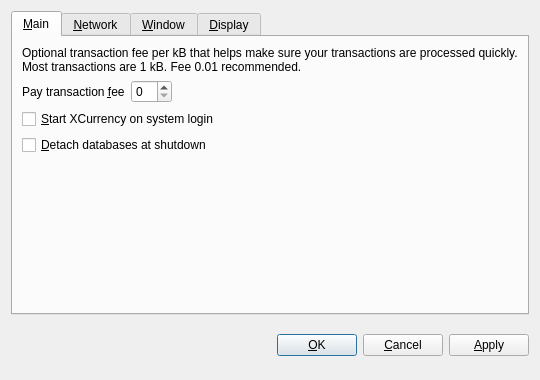
<?xml version="1.0" encoding="UTF-8"?>
<ui version="4.0">
 <class>OptionsDialog</class>
 <widget class="QDialog" name="OptionsDialog">
  <property name="geometry">
   <rect>
    <x>0</x>
    <y>0</y>
    <width>540</width>
    <height>380</height>
   </rect>
  </property>
  <property name="windowTitle">
   <string>Options</string>
  </property>
  <property name="modal">
   <bool>true</bool>
  </property>
  <layout class="QVBoxLayout" name="verticalLayout">
   <item>
    <widget class="QTabWidget" name="tabWidget">
     <property name="tabPosition">
      <enum>QTabWidget::North</enum>
     </property>
     <property name="currentIndex">
      <number>0</number>
     </property>
     <widget class="QWidget" name="tabMain">
      <attribute name="title">
       <string>&amp;Main</string>
      </attribute>
      <layout class="QVBoxLayout" name="verticalLayout_Main">
       <item>
        <widget class="QLabel" name="transactionFeeInfoLabel">
         <property name="text">
          <string>Optional transaction fee per kB that helps make sure your transactions are processed quickly. Most transactions are 1 kB. Fee 0.01 recommended.</string>
         </property>
         <property name="textFormat">
          <enum>Qt::PlainText</enum>
         </property>
         <property name="wordWrap">
          <bool>true</bool>
         </property>
        </widget>
       </item>
       <item>
        <layout class="QHBoxLayout" name="horizontalLayout_Main">
         <item>
          <widget class="QLabel" name="transactionFeeLabel">
           <property name="text">
            <string>Pay transaction &amp;fee</string>
           </property>
           <property name="textFormat">
            <enum>Qt::PlainText</enum>
           </property>
           <property name="buddy">
            <cstring>transactionFee</cstring>
           </property>
          </widget>
         </item>
         <item>
          <widget class="BitcoinAmountField" name="transactionFee"/>
         </item>
         <item>
          <spacer name="horizontalSpacer_Main">
           <property name="orientation">
            <enum>Qt::Horizontal</enum>
           </property>
           <property name="sizeHint" stdset="0">
            <size>
             <width>40</width>
             <height>20</height>
            </size>
           </property>
          </spacer>
         </item>
        </layout>
       </item>
       <item>
        <widget class="QCheckBox" name="bitcoinAtStartup">
         <property name="toolTip">
          <string>Automatically start XCurrency after logging in to the system.</string>
         </property>
         <property name="text">
          <string>&amp;Start XCurrency on system login</string>
         </property>
        </widget>
       </item>
       <item>
        <widget class="QCheckBox" name="detachDatabases">
         <property name="toolTip">
          <string>Detach block and address databases at shutdown. This means they can be moved to another data directory, but it slows down shutdown. The wallet is always detached.</string>
         </property>
         <property name="text">
          <string>&amp;Detach databases at shutdown</string>
         </property>
        </widget>
       </item>
       <item>
        <spacer name="verticalSpacer_Main">
         <property name="orientation">
          <enum>Qt::Vertical</enum>
         </property>
         <property name="sizeHint" stdset="0">
          <size>
           <width>20</width>
           <height>40</height>
          </size>
         </property>
        </spacer>
       </item>
      </layout>
     </widget>
     <widget class="QWidget" name="tabNetwork">
      <attribute name="title">
       <string>&amp;Network</string>
      </attribute>
      <layout class="QVBoxLayout" name="verticalLayout_Network">
       <item>
        <widget class="QCheckBox" name="mapPortUpnp">
         <property name="toolTip">
          <string>Automatically open the XCurrency client port on the router. This only works when your router supports UPnP and it is enabled.</string>
         </property>
         <property name="text">
          <string>Map port using &amp;UPnP</string>
         </property>
        </widget>
       </item>
       <item>
        <widget class="QCheckBox" name="connectSocks">
         <property name="toolTip">
          <string>Connect to the XCurrency network through a SOCKS proxy (e.g. when connecting through Tor).</string>
         </property>
         <property name="text">
          <string>&amp;Connect through SOCKS proxy:</string>
         </property>
        </widget>
       </item>
       <item>
        <layout class="QHBoxLayout" name="horizontalLayout_Network">
         <item>
          <widget class="QLabel" name="proxyIpLabel">
           <property name="text">
            <string>Proxy &amp;IP:</string>
           </property>
           <property name="textFormat">
            <enum>Qt::PlainText</enum>
           </property>
           <property name="buddy">
            <cstring>proxyIp</cstring>
           </property>
          </widget>
         </item>
         <item>
          <widget class="QValidatedLineEdit" name="proxyIp">
           <property name="maximumSize">
            <size>
             <width>140</width>
             <height>16777215</height>
            </size>
           </property>
           <property name="toolTip">
            <string>IP address of the proxy (e.g. 127.0.0.1)</string>
           </property>
          </widget>
         </item>
         <item>
          <widget class="QLabel" name="proxyPortLabel">
           <property name="text">
            <string>&amp;Port:</string>
           </property>
           <property name="textFormat">
            <enum>Qt::PlainText</enum>
           </property>
           <property name="buddy">
            <cstring>proxyPort</cstring>
           </property>
          </widget>
         </item>
         <item>
          <widget class="QLineEdit" name="proxyPort">
           <property name="maximumSize">
            <size>
             <width>55</width>
             <height>16777215</height>
            </size>
           </property>
           <property name="toolTip">
            <string>Port of the proxy (e.g. 9050)</string>
           </property>
          </widget>
         </item>
         <item>
          <widget class="QLabel" name="socksVersionLabel">
           <property name="text">
            <string>SOCKS &amp;Version:</string>
           </property>
           <property name="textFormat">
            <enum>Qt::PlainText</enum>
           </property>
           <property name="buddy">
            <cstring>socksVersion</cstring>
           </property>
          </widget>
         </item>
         <item>
          <widget class="QValueComboBox" name="socksVersion">
           <property name="toolTip">
            <string>SOCKS version of the proxy (e.g. 5)</string>
           </property>
          </widget>
         </item>
         <item>
          <spacer name="horizontalSpacer_Network">
           <property name="orientation">
            <enum>Qt::Horizontal</enum>
           </property>
           <property name="sizeHint" stdset="0">
            <size>
             <width>40</width>
             <height>20</height>
            </size>
           </property>
          </spacer>
         </item>
        </layout>
       </item>
       <item>
        <spacer name="verticalSpacer_Network">
         <property name="orientation">
          <enum>Qt::Vertical</enum>
         </property>
         <property name="sizeHint" stdset="0">
          <size>
           <width>20</width>
           <height>40</height>
          </size>
         </property>
        </spacer>
       </item>
      </layout>
     </widget>
     <widget class="QWidget" name="tabWindow">
      <attribute name="title">
       <string>&amp;Window</string>
      </attribute>
      <layout class="QVBoxLayout" name="verticalLayout_Window">
       <item>
        <widget class="QCheckBox" name="minimizeToTray">
         <property name="toolTip">
          <string>Show only a tray icon after minimizing the window.</string>
         </property>
         <property name="text">
          <string>&amp;Minimize to the tray instead of the taskbar</string>
         </property>
        </widget>
       </item>
       <item>
        <widget class="QCheckBox" name="minimizeOnClose">
         <property name="toolTip">
          <string>Minimize instead of exit the application when the window is closed. When this option is enabled, the application will be closed only after selecting Quit in the menu.</string>
         </property>
         <property name="text">
          <string>M&amp;inimize on close</string>
         </property>
        </widget>
       </item>
       <item>
        <spacer name="verticalSpacer_Window">
         <property name="orientation">
          <enum>Qt::Vertical</enum>
         </property>
         <property name="sizeHint" stdset="0">
          <size>
           <width>20</width>
           <height>40</height>
          </size>
         </property>
        </spacer>
       </item>
      </layout>
     </widget>
     <widget class="QWidget" name="tabDisplay">
      <attribute name="title">
       <string>&amp;Display</string>
      </attribute>
      <layout class="QVBoxLayout" name="verticalLayout_Display">
       <item>
        <layout class="QHBoxLayout" name="horizontalLayout_1_Display">
         <item>
          <widget class="QLabel" name="langLabel">
           <property name="text">
            <string>User Interface &amp;language:</string>
           </property>
           <property name="textFormat">
            <enum>Qt::PlainText</enum>
           </property>
           <property name="buddy">
            <cstring>lang</cstring>
           </property>
          </widget>
         </item>
         <item>
          <widget class="QValueComboBox" name="lang">
           <property name="toolTip">
            <string>The user interface language can be set here. This setting will take effect after restarting XCurrency.</string>
           </property>
          </widget>
         </item>
        </layout>
       </item>
       <item>
        <layout class="QHBoxLayout" name="horizontalLayout_2_Display">
         <item>
          <widget class="QLabel" name="unitLabel">
           <property name="text">
            <string>&amp;Unit to show amounts in:</string>
           </property>
           <property name="textFormat">
            <enum>Qt::PlainText</enum>
           </property>
           <property name="buddy">
            <cstring>unit</cstring>
           </property>
          </widget>
         </item>
         <item>
          <widget class="QValueComboBox" name="unit">
           <property name="toolTip">
            <string>Choose the default subdivision unit to show in the interface and when sending coins.</string>
           </property>
          </widget>
         </item>
        </layout>
       </item>
       <item>
        <widget class="QCheckBox" name="displayAddresses">
         <property name="toolTip">
          <string>Whether to show XCurrency addresses in the transaction list or not.</string>
         </property>
         <property name="text">
          <string>&amp;Display addresses in transaction list</string>
         </property>
        </widget>
       </item>
       <item>
        <widget class="QCheckBox" name="coinControlFeatures">
         <property name="toolTip">
          <string>Whether to show coin control features or not.</string>
         </property>
         <property name="text">
          <string>Display coin &amp;control features (experts only!)</string>
         </property>
        </widget>
       </item>
       <item>
        <spacer name="verticalSpacer_Display">
         <property name="orientation">
          <enum>Qt::Vertical</enum>
         </property>
         <property name="sizeHint" stdset="0">
          <size>
           <width>20</width>
           <height>40</height>
          </size>
         </property>
        </spacer>
       </item>
      </layout>
     </widget>
    </widget>
   </item>
   <item>
    <layout class="QHBoxLayout" name="horizontalLayout_Buttons">
     <item>
      <spacer name="horizontalSpacer_1">
       <property name="orientation">
        <enum>Qt::Horizontal</enum>
       </property>
       <property name="sizeHint" stdset="0">
        <size>
         <width>40</width>
         <height>48</height>
        </size>
       </property>
      </spacer>
     </item>
     <item>
      <widget class="QLabel" name="statusLabel">
       <property name="font">
        <font>
         <weight>75</weight>
         <bold>true</bold>
        </font>
       </property>
       <property name="text">
        <string/>
       </property>
       <property name="textFormat">
        <enum>Qt::PlainText</enum>
       </property>
       <property name="wordWrap">
        <bool>true</bool>
       </property>
      </widget>
     </item>
     <item>
      <spacer name="horizontalSpacer_2">
       <property name="orientation">
        <enum>Qt::Horizontal</enum>
       </property>
       <property name="sizeHint" stdset="0">
        <size>
         <width>40</width>
         <height>48</height>
        </size>
       </property>
      </spacer>
     </item>
     <item>
      <widget class="QPushButton" name="okButton">
       <property name="text">
        <string>&amp;OK</string>
       </property>
      </widget>
     </item>
     <item>
      <widget class="QPushButton" name="cancelButton">
       <property name="text">
        <string>&amp;Cancel</string>
       </property>
       <property name="autoDefault">
        <bool>false</bool>
       </property>
      </widget>
     </item>
     <item>
      <widget class="QPushButton" name="applyButton">
       <property name="text">
        <string>&amp;Apply</string>
       </property>
       <property name="autoDefault">
        <bool>false</bool>
       </property>
      </widget>
     </item>
    </layout>
   </item>
  </layout>
 </widget>
 <customwidgets>
  <customwidget>
   <class>BitcoinAmountField</class>
   <extends>QSpinBox</extends>
   <header>bitcoinamountfield.h</header>
  </customwidget>
  <customwidget>
   <class>QValueComboBox</class>
   <extends>QComboBox</extends>
   <header>qvaluecombobox.h</header>
  </customwidget>
  <customwidget>
   <class>QValidatedLineEdit</class>
   <extends>QLineEdit</extends>
   <header>qvalidatedlineedit.h</header>
  </customwidget>
 </customwidgets>
 <resources/>
 <connections/>
</ui>
